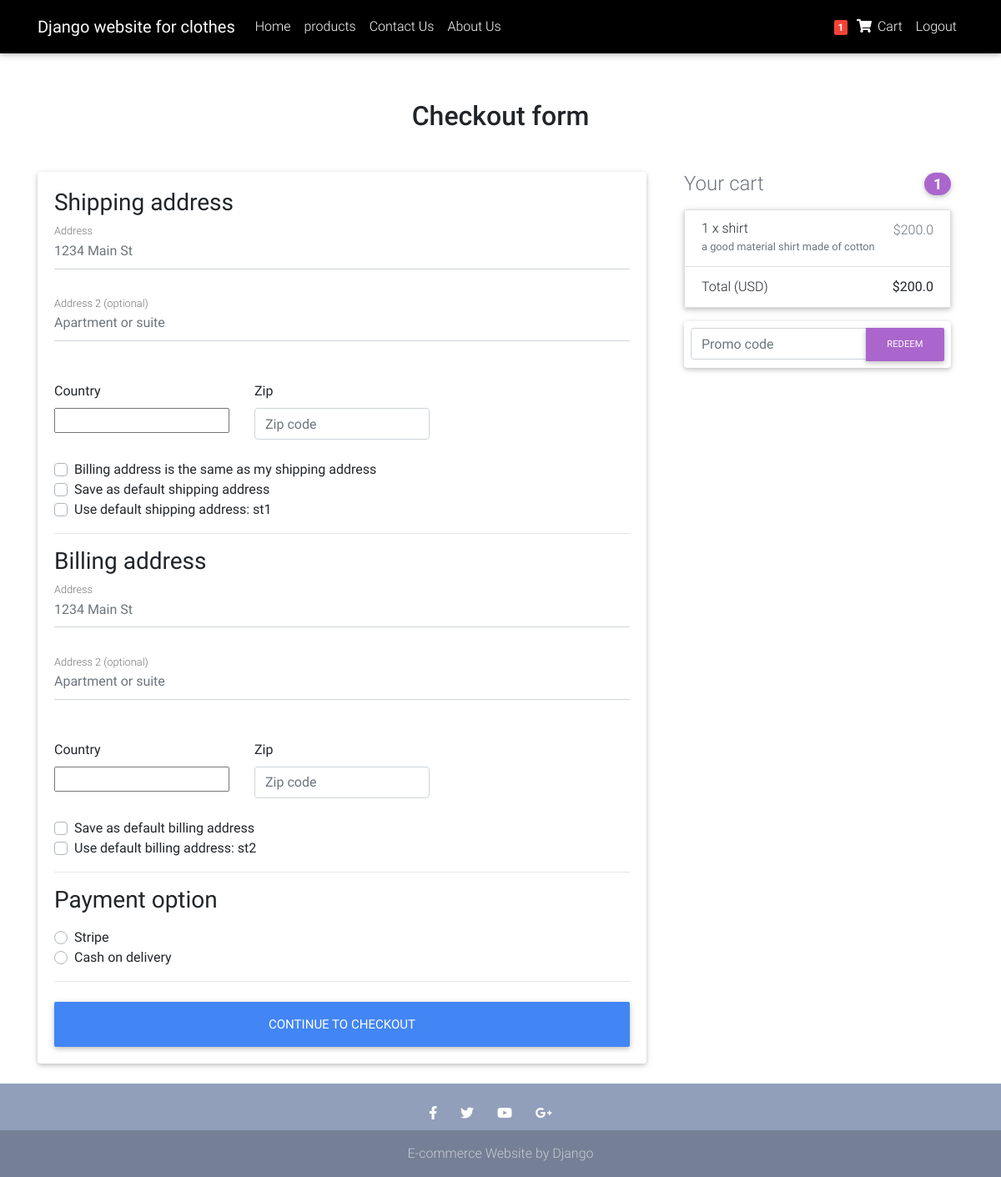
/checkout (signed in), run on the app's committed database.
### myapp/models.py (models this page shows, shortened)
class Order(models.Model):
    user = models.ForeignKey(settings.AUTH_USER_MODEL,
                             on_delete=models.CASCADE)
    ref_code = models.CharField(max_length=20, blank=True, null=True)
    items = models.ManyToManyField(OrderItem)
    start_date = models.DateTimeField(auto_now_add=True)
    ordered_date = models.DateTimeField()
    ordered = models.BooleanField(default=False)
    shipping_address = models.ForeignKey(
        'Address', related_name='shipping_address', on_delete=models.SET_NULL, blank=True, null=True)
    billing_address = models.ForeignKey(
        'Address', related_name='billing_address', on_delete=models.SET_NULL, blank=True, null=True)
    payment = models.ForeignKey('Payment', on_delete=models.SET_NULL, blank=True, null=True)
    coupon = models.ForeignKey('Coupon', on_delete=models.SET_NULL, blank=True, null=True)
    being_delivered = models.BooleanField(default=False)
    received = models.BooleanField(default=False)
    refund_requested = models.BooleanField(default=False)
    refund_granted = models.BooleanField(default=False)
    def get_total(self):
        total = 0
        for order_item in self.items.all():
            total += order_item.get_final_price()
        return total

class Address(models.Model):
    user = models.ForeignKey(settings.AUTH_USER_MODEL,
                             on_delete=models.CASCADE)
    street_address = models.CharField(max_length=100)
    apartment_address = models.CharField(max_length=100)
    country = CountryField(multiple=False)
    zip = models.CharField(max_length=100)
    address_type = models.CharField(max_length=1, choices=ADDRESS_CHOICES)
    default = models.BooleanField(default=False)
    class Meta:
        verbose_name_plural = 'Addresses'

class OrderItem(models.Model):
    user = models.ForeignKey(settings.AUTH_USER_MODEL,
                             on_delete=models.CASCADE)
    ordered = models.BooleanField(default=False)
    item = models.ForeignKey(Item, on_delete=models.CASCADE)
    quantity = models.IntegerField(default=1)
    def get_total_discount_item_price(self):
        return self.quantity * self.item.discount_price
    def get_final_price(self):
        if self.item.discount_price:
            return self.get_total_discount_item_price()
        return self.get_total_item_price()

class Item(models.Model):
    title = models.CharField(max_length=100)
    price = models.FloatField()
    discount_price = models.FloatField(blank=True, null=True)
    category = models.CharField(choices=CATEGORY_CHOICES, max_length=2)
    label = models.CharField(choices=LABEL_CHOICES, max_length=1)
    slug = models.SlugField()
    description = models.TextField()
    image = models.ImageField()

### myapp/views.py (the view, shortened to what this page needs)
# urls.py: path("checkout", CheckoutView.as_view() , name = "checkout"),
class CheckoutView(View):
    def get(self, *args, **kwargs):
        try:
            order = Order.objects.get(user=self.request.user, ordered=False)
            form = CheckoutForm()
            context = {
                'form': form,
                'couponform': CouponForm(),
                'order': order,
                'DISPLAY_COUPON_FORM': True
            }
            shipping_address_qs = Address.objects.filter(
                user=self.request.user,
                address_type='S',
                default=True
            )
            if shipping_address_qs.exists():
                context.update(
                    {'default_shipping_address': shipping_address_qs[0]})
            billing_address_qs = Address.objects.filter(
                user=self.request.user,
                address_type='B',
                default=True
            )
            if billing_address_qs.exists():
                context.update(
                    {'default_billing_address': billing_address_qs[0]})
            return render(self.request, "checkout.html", context)
        except ObjectDoesNotExist:
            messages.info(self.request, "You do not have an active order")
            return redirect("myapp:checkout")

### myapp/forms.py
class CheckoutForm(forms.Form):
    shipping_address = forms.CharField(required=False)
    shipping_address2 = forms.CharField(required=False)
    shipping_country = CountryField(blank_label='(select country)').formfield(
        required=False,
        widget=CountrySelectWidget(attrs={
            'class': 'custom-select d-block w-100',
        }))
    shipping_zip = forms.CharField(required=False)
    billing_address = forms.CharField(required=False)
    billing_address2 = forms.CharField(required=False)
    billing_country = CountryField(blank_label='(select country)').formfield(
        required=False,
        widget=CountrySelectWidget(attrs={
            'class': 'custom-select d-block w-100',
        }))
    billing_zip = forms.CharField(required=False)
    same_billing_address = forms.BooleanField(required=False)
    set_default_shipping = forms.BooleanField(required=False)
    use_default_shipping = forms.BooleanField(required=False)
    set_default_billing = forms.BooleanField(required=False)
    use_default_billing = forms.BooleanField(required=False)
    payment_option = forms.ChoiceField(
        widget=forms.RadioSelect, choices=PAYMENT_CHOICES)

class CouponForm(forms.Form):
    code = forms.CharField(widget=forms.TextInput(attrs={
        'class': 'form-control',
        'placeholder': 'Promo code',
        'aria-label': 'Recipient\'s username',
        'aria-describedby': 'basic-addon2'
    }))

### myapp/templatetags/cart_template_tags.py (called while the page is built)
@register.filter
def cart_item_count(user):
    if user.is_authenticated:
        qs = Order.objects.filter(user=user, ordered=False)
        if qs.exists():
            return qs[0].items.count()
    return 0

### myapp/templates/checkout.html (shortened to what this page needs)
{% extends "base.html" %}
{% load crispy_forms_tags %}
{% block content %}
  <main >
    <div class="container wow fadeIn">
      <h2 class="my-5 h2 text-center">Checkout form</h2>
      <div class="row">
        <div class="col-md-8 mb-4">
          <div class="card">
            <form method="POST" class="card-body">
              <h3>Shipping address</h3>
              <div class='hideable_shipping_form'>
                <div class="md-form mb-5">
                  <input type='text' placeholder='1234 Main St' id='shipping_address' name='shipping_address' class='form-control' />
                  <label for="shipping_address" class="">Address</label>
                </div>
                <div class="md-form mb-5">
                  <input type='text' placeholder='Apartment or suite' id='shipping_address2' name='shipping_address2' class='form-control' />
                  <label for="shipping_address2" class="">Address 2 (optional)</label>
                </div>
                <div class="row">
                  <div class="col-lg-4 col-md-12 mb-4">
                    <label for="country">Country</label>
                    {{ form.shipping_country }}
                  </div>
                  <div class="col-lg-4 col-md-6 mb-4">
                    <label for="shipping_zip">Zip</label>
                    <input type='text' placeholder='Zip code' id='shipping_zip' name='shipping_zip' class='form-control' />
                  </div>
                </div>
                <div class="custom-control custom-checkbox">
                  <label class="custom-control-label" for="same_billing_address">Billing address is the same as my shipping address</label>
                </div>
                <div class="custom-control custom-checkbox">
                  <label class="custom-control-label" for="set_default_shipping">Save as default shipping address</label>
                </div>
              </div>
              {% if default_shipping_address %}
              <div class="custom-control custom-checkbox">
                <label class="custom-control-label" for="use_default_shipping">Use default shipping address: {{ default_shipping_address.street_address|truncatechars:10 }}</label>
              </div>
              {% endif %}
              <hr>
              <h3>Billing address</h3>
              <div class='hideable_billing_form'>
                <div class="md-form mb-5">
                  <input type='text' placeholder='1234 Main St' id='billing_address' name='billing_address' class='form-control' />
                  <label for="billing_address" class="">Address</label>
                </div>
                <div class="md-form mb-5">
                  <input type='text' placeholder='Apartment or suite' id='billing_address2' name='billing_address2' class='form-control' />
                  <label for="billing_address2" class="">Address 2 (optional)</label>
                </div>
                <div class="row">
                  <div class="col-lg-4 col-md-12 mb-4">
                    <label for="country">Country</label>
                    {{ form.billing_country }}
                  </div>
                  <div class="col-lg-4 col-md-6 mb-4">
                    <label for="billing_zip">Zip</label>
                    <input type='text' placeholder='Zip code' id='billing_zip' name='billing_zip' class='form-control' />
                  </div>
                </div>
                <div class="custom-control custom-checkbox">
                  <label class="custom-control-label" for="set_default_billing">Save as default billing address</label>
                </div>
              </div>
              {% if default_billing_address %}
              <div class="custom-control custom-checkbox">
                <label class="custom-control-label" for="use_default_billing">Use default billing address: {{ default_billing_address.street_address|truncatechars:10 }}</label>
              </div>
              {% endif %}
              <hr>
              <h3>Payment option</h3>
              <div class="d-block my-3">
                {% for value, name in form.fields.payment_option.choices %}
                <div class="custom-control custom-radio">
                  <label class="custom-control-label" for="{{ name }}">{{ name }}</label>
                </div>
                {% endfor %}
              </div>
              <hr class="mb-4">
              <button class="btn btn-primary btn-lg btn-block" type="submit">Continue to checkout</button>
            </form>
          </div>
        </div>
        <div class="col-md-4 mb-4">
          {% include "order_snippet.html" %}
        </div>
      </div>
    </div>
  </main>
{% endblock content %}

### myapp/templates/navbar.html (shortened to what this page needs)
{% load cart_template_tags %}
<nav class="navbar fixed-top navbar-expand-lg navbar-light black scrolling-navbar">
    <div class="container">
      <a class="navbar-brand waves-effect" href="/">
        <strong class="white-text">Django website for clothes</strong>
      </a>
      <div class="collapse navbar-collapse" id="navbarSupportedContent">
        <ul class="navbar-nav mr-auto" >
           <li class="nav-item">
            <a class="nav-link waves-effect" href="/">Home
            </a>
          </li>
          <li class="nav-item">
            <a class="nav-link waves-effect" href="/allproducts">
            products</a>
          </li>
          <li class="nav-item">
            <a class="nav-link waves-effect" href="/contactus">
            Contact Us</a>
          </li>
          <li class="nav-item">
            <a class="nav-link waves-effect" href="/aboutus">
            About Us</a>
          </li>
        </ul>
        <ul class="navbar-nav nav-flex-icons">
          {% if request.user.is_authenticated %}
          <li class="nav-item">
            <a href="{% url 'myapp:order-summary'%}" class="nav-link waves-effect">
              <span class="badge red z-depth-1 mr-1"> {{ request.user|cart_item_count }} </span>
              <i class="fas fa-shopping-cart"></i>
              <span class="clearfix d-none d-sm-inline-block"> Cart </span>
            </a>
          </li>
          <li class="nav-item">
            <a class="nav-link waves-effect" href="{% url 'account_logout' %}">
              <span class="clearfix d-none d-sm-inline-block"> Logout </span>
            </a>
          </li>
          {% endif %}
        </ul>
      </div>
    </div>
  </nav>

### myapp/templates/order_snippet.html (shortened to what this page needs)
<div class="col-md-12 mb-4">
    <h4 class="d-flex justify-content-between align-items-center mb-3">
    <span class="text-muted">Your cart</span>
    <span class="badge badge-secondary badge-pill">{{ order.items.count }}</span>
    </h4>
    <ul class="list-group mb-3 z-depth-1">
    {% for order_item in order.items.all %}
    <li class="list-group-item d-flex justify-content-between lh-condensed">
        <div>
        <h6 class="my-0">{{ order_item.quantity }} x {{ order_item.item.title}}</h6>
        <small class="text-muted">{{ order_item.item.description}}</small>
        </div>
        <span class="text-muted">${{ order_item.get_final_price }}</span>
    </li>
    {% endfor %}
    <li class="list-group-item d-flex justify-content-between">
        <span>Total (USD)</span>
        <strong>${{ order.get_total }}</strong>
    </li>
    </ul>
    {% if DISPLAY_COUPON_FORM %}
    <form class="card p-2" action="{% url 'myapp:add-coupon' %}" method="POST">
        <div class="input-group">
            {{ couponform.code }}
            <div class="input-group-append">
            <button class="btn btn-secondary btn-md waves-effect m-0" type="submit">Redeem</button>
            </div>
        </div>
    </form>
    {% endif %}
</div>

### myapp/templates/base.html (style rules this page uses)
body { min-height: 100vh; display: flex; flex-direction: column; }
.navbar .nav-link { color: #fff !important; }

### data on the page
Address: street_address "st1"
Address: street_address "st2"
Order: items.count "1", get_total "200.0"
OrderItem: quantity "1", item "shirt", item.description "a good material shirt made of cotton", get_final_price "200.0"

### other printed values
{{ request.user|cart_item_count }} "1"
{{ name }} "Stripe" "Cash on delivery"
